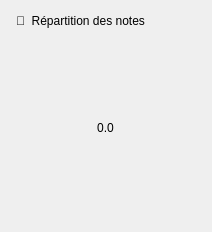
                 <widget class="QFrame" name="frameDonut">
                  <property name="role" stdset="0">
                   <string>card</string>
                  </property>
                  <layout class="QVBoxLayout" name="layoutDonutCarte">
                   <property name="spacing">
                    <number>10</number>
                   </property>
                   <property name="leftMargin">
                    <number>16</number>
                   </property>
                   <property name="topMargin">
                    <number>14</number>
                   </property>
                   <property name="rightMargin">
                    <number>16</number>
                   </property>
                   <property name="bottomMargin">
                    <number>14</number>
                   </property>
                   <item>
                    <widget class="QLabel" name="lblTitreDonut">
                     <property name="role" stdset="0">
                      <string>sectionTitle</string>
                     </property>
                     <property name="text">
                      <string>🎯  Répartition des notes</string>
                     </property>
                    </widget>
                   </item>
                   <item>
                    <layout class="QHBoxLayout" name="layoutDonut" stretch="0,1">
                     <property name="spacing">
                      <number>14</number>
                     </property>
                     <item>
                      <widget class="QWidget" name="zoneDonut">
                       <property name="minimumSize">
                        <size>
                         <width>180</width>
                         <height>180</height>
                        </size>
                       </property>
                       <property name="maximumSize">
                        <size>
                         <width>180</width>
                         <height>180</height>
                        </size>
                       </property>
                       <layout class="QGridLayout" name="layoutZoneDonut">
                        <property name="leftMargin">
                         <number>0</number>
                        </property>
                        <property name="topMargin">
                         <number>0</number>
                        </property>
                        <property name="rightMargin">
                         <number>0</number>
                        </property>
                        <property name="bottomMargin">
                         <number>0</number>
                        </property>
                        <item row="0" column="0">
                         <widget class="ChartView" name="chartDonut" />
                        </item>
                        <item row="0" column="0" alignment="Qt::AlignCenter">
                         <widget class="QLabel" name="lblCentreDonut">
                          <property name="text">
                           <string>0.0</string>
                          </property>
                          <property name="alignment">
                           <set>Qt::AlignCenter</set>
                          </property>
                         </widget>
                        </item>
                       </layout>
                      </widget>
                     </item>
                     <item>
                      <layout class="QVBoxLayout" name="layoutLegende">
                       <property name="spacing">
                        <number>9</number>
                       </property>
                      </layout>
                     </item>
                    </layout>
                   </item>
                  </layout>
                 </widget>
